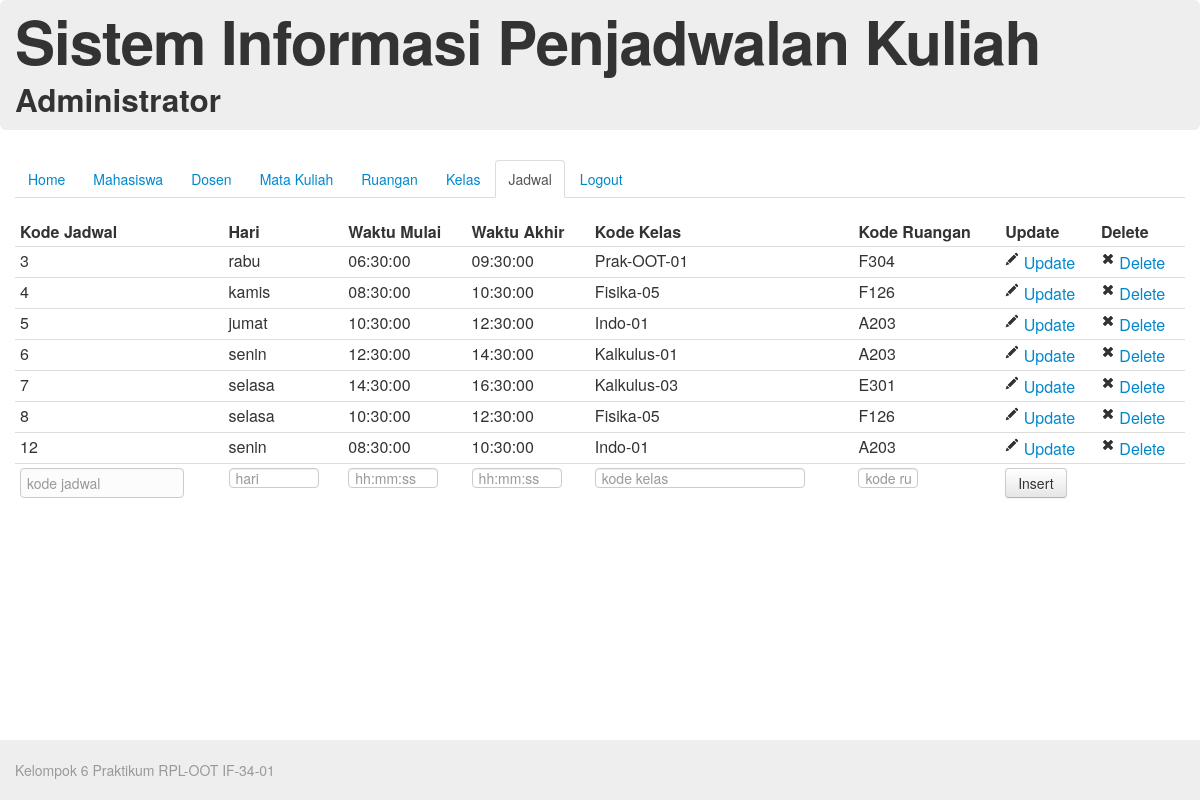
Screenshot of /source/index.php/adminController/viewJadwal with the database file from the repository.
### tables this page shows
CREATE TABLE IF NOT EXISTS `jadwal` (
  `kode_jadwal` int(10) NOT NULL AUTO_INCREMENT,
  `nama_hari` varchar(6) NOT NULL,
  `waktu_mulai` time NOT NULL,
  `waktu_akhir` time NOT NULL,
  `kode_kelas` varchar(20) NOT NULL,
  `kode_ruangan` varchar(4) NOT NULL,
  PRIMARY KEY (`kode_jadwal`),
  KEY `kode_kelas` (`kode_kelas`,`kode_ruangan`),
  KEY `kode_ruangan` (`kode_ruangan`)
);

### source/application/controllers/adminController.php (called while the page is built, shortened)
<?php if ( ! defined('BASEPATH')) exit('No direct script access allowed');
class AdminController extends CI_Controller {
	function viewJadwal($message = -1, $messageData=""){
		$data['active'] = "jadwal";
		$this->load->model('jadwal');
		$data['jadwal'] = $this->jadwal->get_all();
		$data['messageData'] = $messageData;
		$this->load->view('header');
		$this->load->view('admin/menu',$data);
		$this->load->view('admin/tabelJadwal',$data);
		$this->load->view('footer');
	}
}

### source/index.php (called while the page is built, shortened)
<?php
require_once BASEPATH.'core/CodeIgniter.php';

### source/application/models/jadwal.php (called while the page is built, shortened)
<?php
class Jadwal extends CI_Model{
	function get_all(){
		$query = $this->db->get('jadwal');
		return $query->result();
	}
} ?>

### source/application/views/admin/tabelJadwal.php (the view)
<div id="content">
	<table class="table table-hover table-condensed">
		<thead>
			<tr>
				<th>Kode Jadwal</th>
				<th>Hari</th>
				<th>Waktu Mulai</th>
				<th>Waktu Akhir</th>
				<th>Kode Kelas</th>
				<th>Kode Ruangan</th>
				<th>Update</th>
				<th>Delete</th>
			</tr>
		</thead>
		<tbody>
			<?php foreach ($jadwal as $jdwl){
				echo "<tr><td>". $jdwl->kode_jadwal;
				echo "</td><td>". $jdwl->nama_hari;
				echo "</td><td>". $jdwl->waktu_mulai;
				echo "</td><td>". $jdwl->waktu_akhir;
				echo "</td><td>". $jdwl->kode_kelas;
				echo "</td><td>". $jdwl->kode_ruangan;
				echo "</td><td>";
				echo "<a href='". base_url() ."index.php/adminController/formUpdateJadwal/". $jdwl->kode_jadwal ."' title='Update'><i class='icon-pencil'></i> Update</a>";
				echo "</td><td>";
				echo "<a href='". base_url() ."index.php/adminController/deleteJadwal/". $jdwl->kode_jadwal ."' title='Delete'><i class='icon-remove'></i> Delete</a>";
				echo "</td></tr>";
			}
			?>
		</tbody>
		<tfoot>
			<form action="<?php echo base_url(); ?>index.php/adminController/insertJadwal" method="POST">
				<tr>
					<td><span class="uneditable-input input-medium">kode jadwal</span></td>
					<td><input class="input-small" type="text" name="nama_hari" placeholder="hari" maxlength="6"></td>
					<td><input class="input-small" type="text" name="waktu_mulai" placeholder="hh:mm:ss" maxlength="8"></td>
					<td><input class="input-small" type="text" name="waktu_akhir" placeholder="hh:mm:ss" maxlength="8"></td>
					<td><input class="input-large" type="text" name="kode_kelas" placeholder="kode kelas" maxlength="20"></td>
					<td><input class="input-mini" type="text" name="kode_ruangan" placeholder="kode ruangan" maxlength="4"></td>
					<td><input class="btn" type="submit" value="Insert"></td>
					<td></td>
				</tr>
			</form>
		</tfoot>
	</table>
</div>

### source/application/views/header.php (shortened to what this page needs)
<html>
<head>
	<link rel="stylesheet" type="text/css" href="<?php echo base_url(); ?>css/bootstrap.min.css">
	<link rel="stylesheet" type="text/css" href="<?php echo base_url(); ?>css/style.css">
</head>
<body>
	<div class="hero-unit">
		<div class="container">
			<h1>Sistem Informasi Penjadwalan Kuliah</h1>

### source/application/views/admin/menu.php
		<h2>Administrator</h2>
	</div>
</div>
<div class="container">
	<div id="menu">
		<ul class="nav nav-tabs">
			<li class="<?php if($active=='home')echo 'active'; ?>"><a href="<?php echo base_url(); ?>index.php/adminController">Home</a></li>
			<li class="<?php if($active=='mahasiswa')echo 'active'; ?>"><a href="<?php echo base_url(); ?>index.php/adminController/viewMahasiswa">Mahasiswa</a></li>
			<li class="<?php if($active=='dosen')echo 'active'; ?>"><a href="<?php echo base_url(); ?>index.php/adminController/viewDosen">Dosen</a></li>
			<li class="<?php if($active=='matakuliah')echo 'active'; ?>"><a href="<?php echo base_url(); ?>index.php/adminController/viewMatakuliah">Mata Kuliah</a></li>
			<li class="<?php if($active=='ruangan')echo 'active'; ?>"><a href="<?php echo base_url(); ?>index.php/adminController/viewRuangan">Ruangan</a></li>
			<li class="<?php if($active=='kelas')echo 'active'; ?>"><a href="<?php echo base_url(); ?>index.php/adminController/viewKelas">Kelas</a></li>
			<li class="<?php if($active=='jadwal')echo 'active'; ?>"><a href="<?php echo base_url(); ?>index.php/adminController/viewJadwal">Jadwal</a></li>
			<li><a href="<?php echo base_url(); ?>">Logout</a></li>
		</ul>
	</div>

### source/application/views/footer.php
	</div>
	<div id="footer">
		<div class="container">
			<p class="muted credit">
				Kelompok 6 Praktikum RPL-OOT IF-34-01
			</p>
		</div>
	</div>
</body>
</html>

### source/css/style.css (style rules this page uses)
.hero-unit { padding: 0px; }
#footer { height:60px; background-color: #eee; position:fixed; bottom:0px; left:0px; width:100%; }
#footer p { margin-top:20px; }

### rows the page displays
jadwal: kode_jadwal "3", nama_hari "rabu", waktu_mulai "06:30:00", waktu_akhir "09:30:00", kode_kelas "Prak-OOT-01", kode_ruangan "F304"
jadwal: kode_jadwal "4", nama_hari "kamis", waktu_mulai "08:30:00", waktu_akhir "10:30:00", kode_kelas "Fisika-05", kode_ruangan "F126"
jadwal: kode_jadwal "5", nama_hari "jumat", waktu_mulai "10:30:00", waktu_akhir "12:30:00", kode_kelas "Indo-01", kode_ruangan "A203"
jadwal: kode_jadwal "6", nama_hari "senin", waktu_mulai "12:30:00", waktu_akhir "14:30:00", kode_kelas "Kalkulus-01", kode_ruangan "A203"
jadwal: kode_jadwal "7", nama_hari "selasa", waktu_mulai "14:30:00", waktu_akhir "16:30:00", kode_kelas "Kalkulus-03", kode_ruangan "E301"
jadwal: kode_jadwal "8", nama_hari "selasa", waktu_mulai "10:30:00", waktu_akhir "12:30:00", kode_kelas "Fisika-05", kode_ruangan "F126"
jadwal: kode_jadwal "12", nama_hari "senin", waktu_mulai "08:30:00", waktu_akhir "10:30:00", kode_kelas "Indo-01", kode_ruangan "A203"
